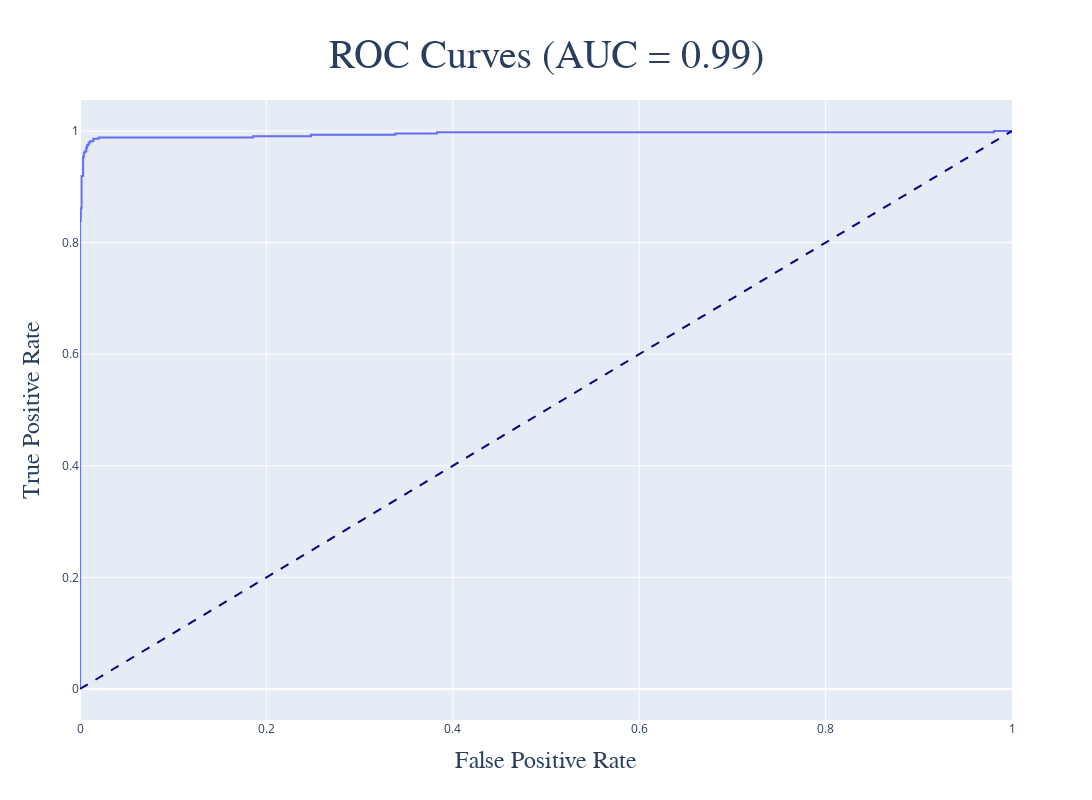

Here is the notebook cell this chart was saved with:
### Markdown cell above
## Receiver Operating Characteristic Curve

### Code cell
import plotly.graph_objects as go
from sklearn.metrics import roc_curve, auc

fpr, tpr, _ = roc_curve(
    y_test, 
    model.predict_proba(x_test)[:, 1]
)

roc_auc = auc(fpr, tpr)

trace1 = go.Scatter(
    x = fpr, y = tpr, 
    mode = 'lines', 
    line = dict(width = 2),
    # name = 'Logistic Regression (AUC = {:0.2f})'.format(roc_auc)
)

trace2 = go.Scatter(
        x = [0, 1], y = [0, 1],
        mode = 'lines',
        line = dict(color = 'navy', width = 2, dash = 'dash'),
        showlegend = False
)

layout = go.Layout(
        title = {
            'text': 'ROC Curves (AUC = {:0.2f})'.format(roc_auc),
            'font': {
                'size': 40, 'family': 'Gulliver'
            }, 
            'x': 0.5, 'y': 0.95
        },
        xaxis = dict(
            title = {
                'text': 'False Positive Rate',
                'font': {
                    'size': 24, 'family': 'Gulliver'
                }
            }
        ),
        yaxis = dict(
            title = {
                'text': 'True Positive Rate',
                'font': {
                    'size': 24, 'family': 'Gulliver'
                }
            }
        ),
        width = 1200, height = 800,
        showlegend = False
)

fig = go.Figure(
    data = [trace1, trace2], 
    layout = layout
)

fig.show()

### Figure 1 — Plotly figure (JSON) as saved in the notebook; plotly's stock layout.template omitted (floating-point values rounded to 4 significant figures; data arrays with more than 128 entries replaced by an {"elided": "..."} marker saying what was removed)
{"data": [{"line": {"width": 2}, "mode": "lines", "type": "scatter", "x": {"elided": "179 float values"}, "y": {"elided": "179 float values"}}, {"line": {"color": "navy", "dash": "dash", "width": 2}, "mode": "lines", "showlegend": false, "type": "scatter", "x": [0, 1], "y": [0, 1]}], "layout": {"height": 800, "showlegend": false, "title": {"font": {"family": "Gulliver", "size": 40}, "text": "ROC Curves (AUC = 0.99)", "x": 0.5, "y": 0.95}, "width": 1200, "xaxis": {"title": {"font": {"family": "Gulliver", "size": 24}, "text": "False Positive Rate"}}, "yaxis": {"title": {"font": {"family": "Gulliver", "size": 24}, "text": "True Positive Rate"}}}}
